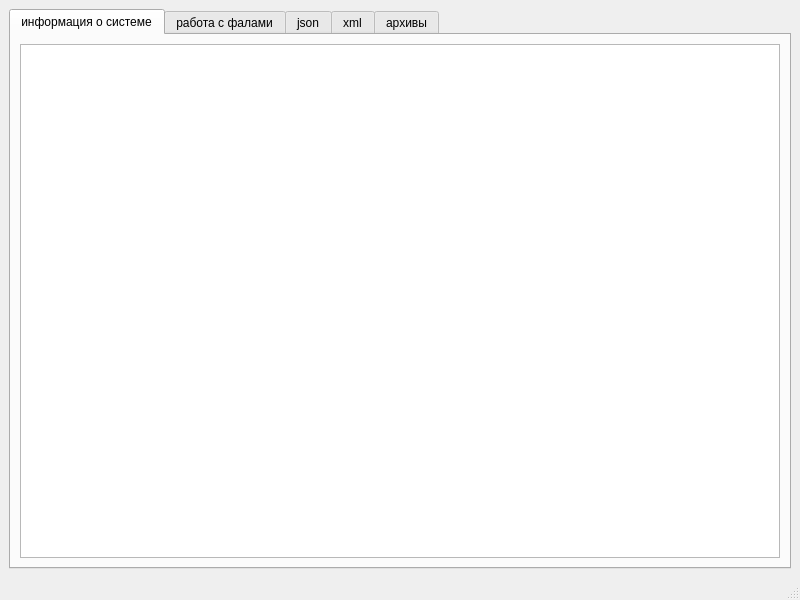
<?xml version="1.0" encoding="UTF-8"?>
<ui version="4.0">
 <class>MainWindow</class>
 <widget class="QMainWindow" name="MainWindow">
  <property name="geometry">
   <rect>
    <x>0</x>
    <y>0</y>
    <width>800</width>
    <height>600</height>
   </rect>
  </property>
  <property name="windowTitle">
   <string>практика 1</string>
  </property>
  <widget class="QWidget" name="centralwidget">
   <layout class="QGridLayout" name="gridLayout">
    <item row="0" column="0">
     <widget class="QTabWidget" name="tabWidget">
      <property name="currentIndex">
       <number>0</number>
      </property>
      <widget class="QWidget" name="tab">
       <attribute name="title">
        <string>информация о системе</string>
       </attribute>
       <layout class="QGridLayout" name="gridLayout_2">
        <item row="0" column="0">
         <widget class="QListWidget" name="listWidget"/>
        </item>
       </layout>
      </widget>
      <widget class="QWidget" name="tab_2">
       <attribute name="title">
        <string>работа с фалами</string>
       </attribute>
       <layout class="QGridLayout" name="gridLayout_3">
        <item row="0" column="1">
         <widget class="QPushButton" name="pushButton_2">
          <property name="text">
           <string>открыть</string>
          </property>
         </widget>
        </item>
        <item row="0" column="0">
         <widget class="QPushButton" name="pushButton">
          <property name="text">
           <string>сохранить</string>
          </property>
         </widget>
        </item>
        <item row="1" column="0" colspan="2">
         <widget class="QPlainTextEdit" name="plainTextEdit"/>
        </item>
        <item row="2" column="0" colspan="2">
         <widget class="QPushButton" name="pushButton_3">
          <property name="text">
           <string>удалить файл</string>
          </property>
         </widget>
        </item>
       </layout>
      </widget>
      <widget class="QWidget" name="tab_3">
       <attribute name="title">
        <string>json</string>
       </attribute>
       <layout class="QGridLayout" name="gridLayout_4">
        <item row="0" column="0">
         <widget class="QLabel" name="label">
          <property name="text">
           <string>список студентов</string>
          </property>
         </widget>
        </item>
        <item row="1" column="0">
         <widget class="QLabel" name="label_2">
          <property name="text">
           <string>ФИО</string>
          </property>
         </widget>
        </item>
        <item row="3" column="0">
         <widget class="QLabel" name="label_3">
          <property name="text">
           <string>Год поступления</string>
          </property>
         </widget>
        </item>
        <item row="5" column="0">
         <widget class="QLabel" name="label_4">
          <property name="text">
           <string>направление</string>
          </property>
         </widget>
        </item>
        <item row="8" column="0" colspan="2">
         <widget class="QListWidget" name="listWidget_2"/>
        </item>
        <item row="9" column="0">
         <widget class="QPushButton" name="pushButton_5">
          <property name="text">
           <string>прочитать</string>
          </property>
         </widget>
        </item>
        <item row="9" column="1">
         <widget class="QPushButton" name="pushButton_4">
          <property name="text">
           <string>сохранить json</string>
          </property>
         </widget>
        </item>
        <item row="2" column="0" colspan="2">
         <widget class="QLineEdit" name="lineEdit"/>
        </item>
        <item row="4" column="0" colspan="2">
         <widget class="QLineEdit" name="lineEdit_2"/>
        </item>
        <item row="6" column="0" colspan="2">
         <widget class="QLineEdit" name="lineEdit_3"/>
        </item>
        <item row="7" column="0" colspan="2">
         <widget class="QPushButton" name="pushButton_6">
          <property name="text">
           <string>добавить</string>
          </property>
         </widget>
        </item>
       </layout>
      </widget>
      <widget class="QWidget" name="tab_4">
       <attribute name="title">
        <string>xml</string>
       </attribute>
       <layout class="QGridLayout" name="gridLayout_5">
        <item row="0" column="0" colspan="3">
         <widget class="QLabel" name="label_5">
          <property name="text">
           <string>список дисциплин</string>
          </property>
         </widget>
        </item>
        <item row="3" column="0" colspan="3">
         <widget class="QLabel" name="label_7">
          <property name="text">
           <string>год утверждения</string>
          </property>
         </widget>
        </item>
        <item row="4" column="0" colspan="3">
         <widget class="QLineEdit" name="lineEdit_5"/>
        </item>
        <item row="2" column="0" colspan="3">
         <widget class="QLineEdit" name="lineEdit_4"/>
        </item>
        <item row="7" column="0" colspan="3">
         <widget class="QPushButton" name="pushButton_7">
          <property name="text">
           <string>добавить</string>
          </property>
         </widget>
        </item>
        <item row="8" column="0" colspan="3">
         <widget class="QListWidget" name="listWidget_3"/>
        </item>
        <item row="6" column="0" colspan="3">
         <widget class="QLineEdit" name="lineEdit_6"/>
        </item>
        <item row="1" column="0" colspan="3">
         <widget class="QLabel" name="label_6">
          <property name="text">
           <string>название</string>
          </property>
         </widget>
        </item>
        <item row="5" column="0" colspan="3">
         <widget class="QLabel" name="label_8">
          <property name="text">
           <string>преподаватель</string>
          </property>
         </widget>
        </item>
        <item row="9" column="0" colspan="3">
         <widget class="QPushButton" name="pushButton_9">
          <property name="text">
           <string>сохранить</string>
          </property>
         </widget>
        </item>
        <item row="10" column="0" colspan="3">
         <widget class="QPushButton" name="pushButton_8">
          <property name="text">
           <string>открыть</string>
          </property>
         </widget>
        </item>
       </layout>
      </widget>
      <widget class="QWidget" name="tab_5">
       <attribute name="title">
        <string>архивы</string>
       </attribute>
       <layout class="QGridLayout" name="gridLayout_6">
        <item row="0" column="2">
         <widget class="QPushButton" name="pushButton_11">
          <property name="enabled">
           <bool>false</bool>
          </property>
          <property name="text">
           <string>разархивировать</string>
          </property>
         </widget>
        </item>
        <item row="2" column="2">
         <widget class="QPushButton" name="pushButton_13">
          <property name="enabled">
           <bool>false</bool>
          </property>
          <property name="text">
           <string>создать архив</string>
          </property>
         </widget>
        </item>
        <item row="1" column="0" colspan="3">
         <widget class="QListWidget" name="listWidget_4"/>
        </item>
        <item row="2" column="0">
         <widget class="QPushButton" name="pushButton_12">
          <property name="text">
           <string>добавить файл в архив</string>
          </property>
         </widget>
        </item>
        <item row="0" column="0">
         <widget class="QPushButton" name="pushButton_10">
          <property name="text">
           <string>открыть архив</string>
          </property>
         </widget>
        </item>
       </layout>
      </widget>
     </widget>
    </item>
   </layout>
  </widget>
  <widget class="QMenuBar" name="menubar">
   <property name="geometry">
    <rect>
     <x>0</x>
     <y>0</y>
     <width>800</width>
     <height>23</height>
    </rect>
   </property>
  </widget>
  <widget class="QStatusBar" name="statusbar"/>
 </widget>
 <resources/>
 <connections/>
</ui>
